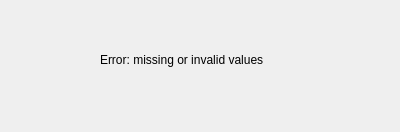
<?xml version="1.0" encoding="UTF-8"?>
<ui version="4.0">
 <class>Error</class>
 <widget class="QDialog" name="Error">
  <property name="geometry">
   <rect>
    <x>0</x>
    <y>0</y>
    <width>400</width>
    <height>132</height>
   </rect>
  </property>
  <property name="font">
   <font>
    <bold>false</bold>
   </font>
  </property>
  <property name="windowTitle">
   <string>Error</string>
  </property>
  <widget class="QLabel" name="label">
   <property name="geometry">
    <rect>
     <x>100</x>
     <y>50</y>
     <width>211</width>
     <height>20</height>
    </rect>
   </property>
   <property name="text">
    <string>Error: missing or invalid values</string>
   </property>
   <property name="textFormat">
    <enum>Qt::AutoText</enum>
   </property>
  </widget>
 </widget>
 <resources/>
 <connections/>
</ui>
